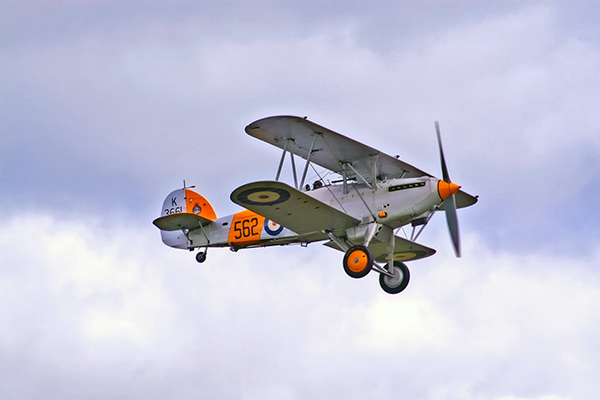
#> input picture lec9/lec9_airplane.bmp, 600 x 400 px
$ python lec9_addtest.py
#> lines starting #> are read from the running program, lines starting #| are printed output that depends on the picture
import cv2
import numpy as np
import glob
import os

airplane = cv2.imread('lec9_airplane.bmp')
#> airplane is the input picture: shape (400, 600, 3); mean B, G, R 217.1, 197.6, 196.8
field = cv2.imread('lec9_field.bmp')
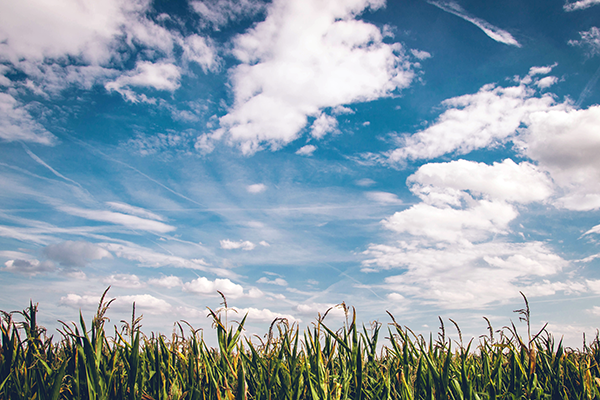
#> input picture lec9/lec9_field.bmp, 600 x 400 px
#> field is the input picture: shape (400, 600, 3); mean B, G, R 173.2, 160.3, 141.8

ii = np.arange(0, 2, 0.05)
array = []
for i in ii:
    alpha = i
    for j in ii:
        beta = j
        dst = cv2.addWeighted(field, alpha, airplane, beta, 0)

    out = cv2.imwrite('1.bmp', dst)
    array.append(out)
#> this loop made 40 passes
#> pass 1, `out = cv2.imwrite('1.bmp', dst)`:
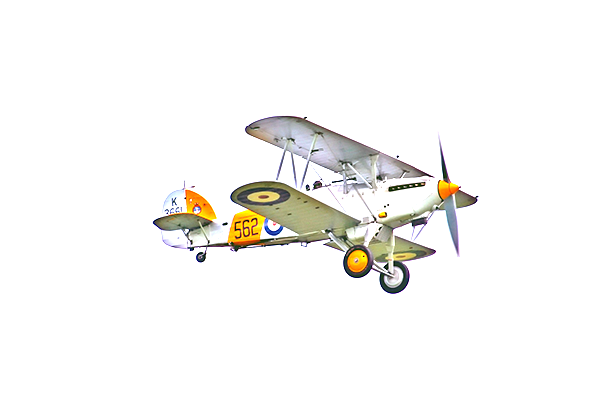
#> saved as 1.bmp: shape (400, 600, 3); mean B, G, R 244, 246.1, 246.9
#> after the loop, array = 40 items, first 6: True, True, True, True, True, True

print(array)
#> (printed output is left out)
